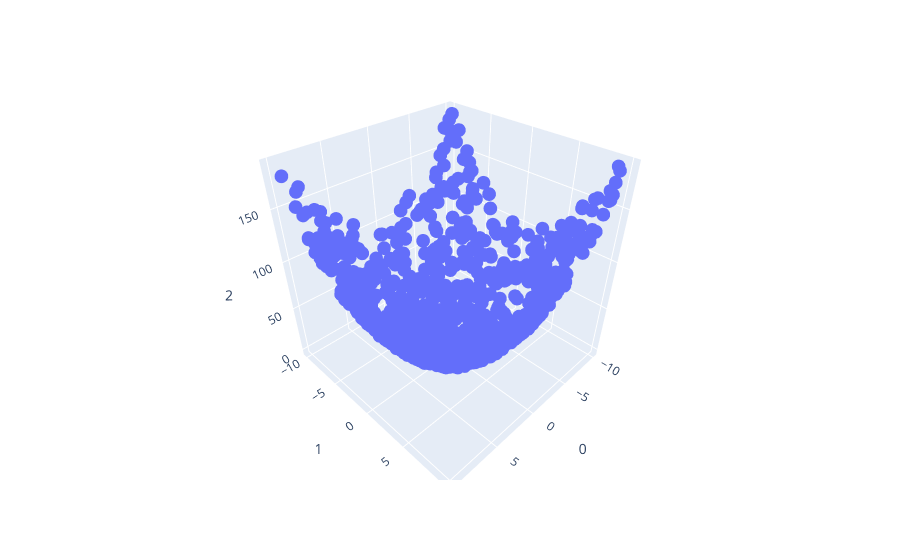

Source (notebook cell):
### Code cell
rand = np.random.default_rng(42)

#Defining the values we talked about
a = -10
b = 10
n = 1000

#Our target function f
def f(x,y):
    return x**2+y**2


xcoords = rand.uniform(low=a,high=b,size=(n,1))
ycoords = rand.uniform(low=a,high=b,size=(n,1))

zcoords = f(xcoords,ycoords)

dataset = np.concatenate((xcoords,ycoords,zcoords),axis=1)

#formatting coords for input
TestTrainSplit = 0.8
batches = 2
SplitIndex = int(TestTrainSplit*n)
TrainData  = dataset[:SplitIndex]
TestData = dataset[SplitIndex:]

noise = rand.normal(loc=0,scale=0.5,size=(SplitIndex,1))
TrainData[:,-1] = (TrainData[:,-1].reshape(SplitIndex,1) + noise).reshape(SplitIndex)

TestData = torch.from_numpy(TestData).to(dtype=torch.float32)
TrainData = torch.from_numpy(TrainData).to(dtype=torch.float32)

#Simple scatter plot for visualisation
fig = px.scatter_3d(TrainData,x=0,y=1,z=2)
fig.show()

### Figure 1 — Plotly figure (JSON) as saved in the notebook; plotly's stock layout.template omitted (floating-point values rounded to 4 significant figures; data arrays with more than 128 entries replaced by an {"elided": "..."} marker saying what was removed)
{"data": [{"hovertemplate": "0=%{x}<br>1=%{y}<br>2=%{z}<extra></extra>", "legendgroup": "", "marker": {"color": "#636efa", "symbol": "circle"}, "mode": "markers", "name": "", "scene": "scene", "showlegend": false, "type": "scatter3d", "x": {"elided": "800 float values"}, "y": {"elided": "800 float values"}, "z": {"elided": "800 float values"}}], "layout": {"legend": {"tracegroupgap": 0}, "margin": {"t": 60}, "scene": {"domain": {"x": [0, 1], "y": [0, 1]}, "xaxis": {"title": {"text": "0"}}, "yaxis": {"title": {"text": "1"}}, "zaxis": {"title": {"text": "2"}}}}}
